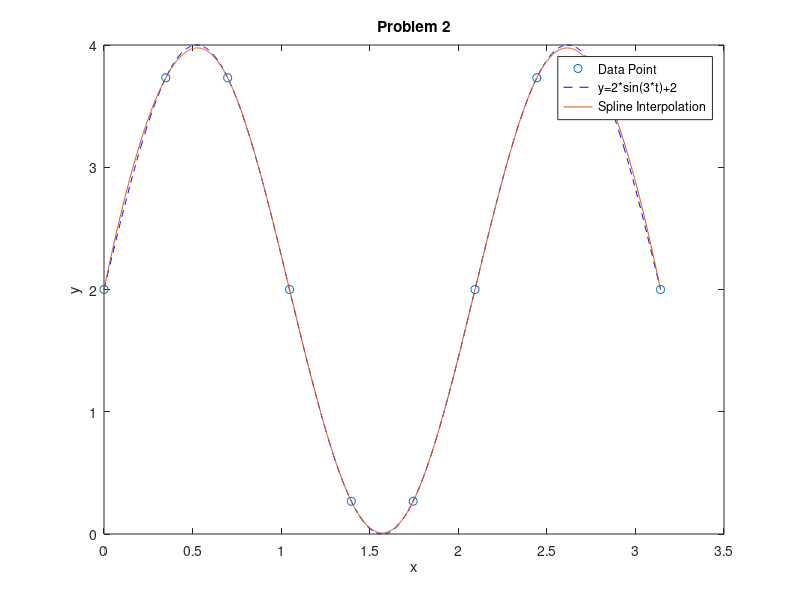

Source code (MATLAB):
t = linspace(0,pi,10);
ydata = 2*sin(3*t)+2;

xfit = linspace(0,pi,1000);
y = 2*sin(3*xfit)+2;
yfit = spline(t,ydata,xfit);
figure
plot(t,ydata,'o',xfit,y,'b--',xfit,yfit)
title('Problem 2');
xlabel('x');
ylabel('y');
legend('Data Point','y=2*sin(3*t)+2','Spline Interpolation');